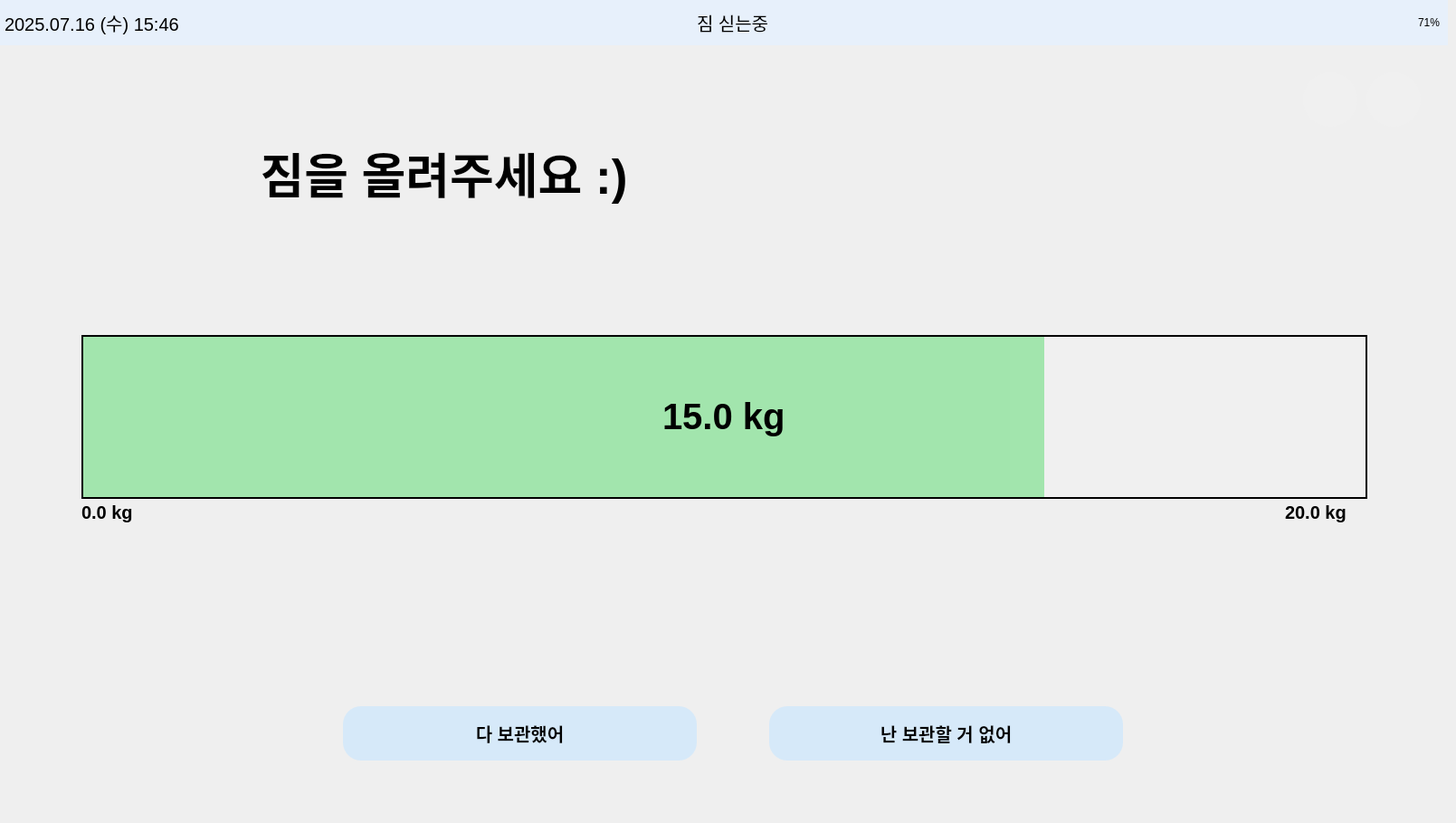
    <widget class="QWidget" name="page_loading">
     <widget class="QFrame" name="topbar4">
      <property name="geometry">
       <rect>
        <x>0</x>
        <y>0</y>
        <width>1600</width>
        <height>50</height>
       </rect>
      </property>
      <property name="palette">
       <palette>
        <active>
         <colorrole role="Button">
          <brush brushstyle="SolidPattern">
           <color alpha="255">
            <red>231</red>
            <green>240</green>
            <blue>251</blue>
           </color>
          </brush>
         </colorrole>
         <colorrole role="Base">
          <brush brushstyle="SolidPattern">
           <color alpha="255">
            <red>231</red>
            <green>240</green>
            <blue>251</blue>
           </color>
          </brush>
         </colorrole>
         <colorrole role="Window">
          <brush brushstyle="SolidPattern">
           <color alpha="255">
            <red>231</red>
            <green>240</green>
            <blue>251</blue>
           </color>
          </brush>
         </colorrole>
        </active>
        <inactive>
         <colorrole role="Button">
          <brush brushstyle="SolidPattern">
           <color alpha="255">
            <red>231</red>
            <green>240</green>
            <blue>251</blue>
           </color>
          </brush>
         </colorrole>
         <colorrole role="Base">
          <brush brushstyle="SolidPattern">
           <color alpha="255">
            <red>231</red>
            <green>240</green>
            <blue>251</blue>
           </color>
          </brush>
         </colorrole>
         <colorrole role="Window">
          <brush brushstyle="SolidPattern">
           <color alpha="255">
            <red>231</red>
            <green>240</green>
            <blue>251</blue>
           </color>
          </brush>
         </colorrole>
        </inactive>
        <disabled>
         <colorrole role="Button">
          <brush brushstyle="SolidPattern">
           <color alpha="255">
            <red>231</red>
            <green>240</green>
            <blue>251</blue>
           </color>
          </brush>
         </colorrole>
         <colorrole role="Base">
          <brush brushstyle="SolidPattern">
           <color alpha="255">
            <red>231</red>
            <green>240</green>
            <blue>251</blue>
           </color>
          </brush>
         </colorrole>
         <colorrole role="Window">
          <brush brushstyle="SolidPattern">
           <color alpha="255">
            <red>231</red>
            <green>240</green>
            <blue>251</blue>
           </color>
          </brush>
         </colorrole>
        </disabled>
       </palette>
      </property>
      <property name="styleSheet">
       <string>background-color: #e7f0fb;</string>
      </property>
      <widget class="QLabel" name="label_datetime4">
       <property name="geometry">
        <rect>
         <x>5</x>
         <y>0</y>
         <width>331</width>
         <height>50</height>
        </rect>
       </property>
       <property name="font">
        <font>
         <pointsize>15</pointsize>
        </font>
       </property>
       <property name="text">
        <string>2025.07.16 (수) 15:46</string>
       </property>
      </widget>
      <widget class="QLabel" name="label_battery4">
       <property name="geometry">
        <rect>
         <x>1470</x>
         <y>0</y>
         <width>121</width>
         <height>50</height>
        </rect>
       </property>
       <property name="text">
        <string>71%</string>
       </property>
       <property name="alignment">
        <set>Qt::AlignRight|Qt::AlignTrailing|Qt::AlignVCenter</set>
       </property>
      </widget>
      <widget class="QLabel" name="label_status4">
       <property name="geometry">
        <rect>
         <x>770</x>
         <y>0</y>
         <width>141</width>
         <height>50</height>
        </rect>
       </property>
       <property name="font">
        <font>
         <pointsize>15</pointsize>
         <weight>50</weight>
         <bold>false</bold>
        </font>
       </property>
       <property name="text">
        <string>짐 싣는중</string>
       </property>
      </widget>
      <widget class="QLabel" name="label_image4">
       <property name="geometry">
        <rect>
         <x>690</x>
         <y>0</y>
         <width>71</width>
         <height>50</height>
        </rect>
       </property>
       <property name="text">
        <string/>
       </property>
       <property name="pixmap">
        <pixmap>icon/짐 싣는중.png</pixmap>
       </property>
       <property name="scaledContents">
        <bool>true</bool>
       </property>
      </widget>
     </widget>
     <widget class="QLabel" name="label_end_load4">
      <property name="geometry">
       <rect>
        <x>-10</x>
        <y>100</y>
        <width>1001</width>
        <height>181</height>
       </rect>
      </property>
      <property name="font">
       <font>
        <pointsize>40</pointsize>
        <weight>75</weight>
        <bold>true</bold>
       </font>
      </property>
      <property name="text">
       <string>짐을 올려주세요 :)</string>
      </property>
      <property name="alignment">
       <set>Qt::AlignCenter</set>
      </property>
     </widget>
     <widget class="QPushButton" name="btn_back4">
      <property name="geometry">
       <rect>
        <x>1510</x>
        <y>80</y>
        <width>60</width>
        <height>60</height>
       </rect>
      </property>
      <property name="palette">
       <palette>
        <active>
         <colorrole role="Button">
          <brush brushstyle="SolidPattern">
           <color alpha="255">
            <red>240</red>
            <green>240</green>
            <blue>240</blue>
           </color>
          </brush>
         </colorrole>
         <colorrole role="Base">
          <brush brushstyle="SolidPattern">
           <color alpha="255">
            <red>240</red>
            <green>240</green>
            <blue>240</blue>
           </color>
          </brush>
         </colorrole>
         <colorrole role="Window">
          <brush brushstyle="SolidPattern">
           <color alpha="255">
            <red>240</red>
            <green>240</green>
            <blue>240</blue>
           </color>
          </brush>
         </colorrole>
        </active>
        <inactive>
         <colorrole role="Button">
          <brush brushstyle="SolidPattern">
           <color alpha="255">
            <red>240</red>
            <green>240</green>
            <blue>240</blue>
           </color>
          </brush>
         </colorrole>
         <colorrole role="Base">
          <brush brushstyle="SolidPattern">
           <color alpha="255">
            <red>240</red>
            <green>240</green>
            <blue>240</blue>
           </color>
          </brush>
         </colorrole>
         <colorrole role="Window">
          <brush brushstyle="SolidPattern">
           <color alpha="255">
            <red>240</red>
            <green>240</green>
            <blue>240</blue>
           </color>
          </brush>
         </colorrole>
        </inactive>
        <disabled>
         <colorrole role="Button">
          <brush brushstyle="SolidPattern">
           <color alpha="255">
            <red>240</red>
            <green>240</green>
            <blue>240</blue>
           </color>
          </brush>
         </colorrole>
         <colorrole role="Base">
          <brush brushstyle="SolidPattern">
           <color alpha="255">
            <red>240</red>
            <green>240</green>
            <blue>240</blue>
           </color>
          </brush>
         </colorrole>
         <colorrole role="Window">
          <brush brushstyle="SolidPattern">
           <color alpha="255">
            <red>240</red>
            <green>240</green>
            <blue>240</blue>
           </color>
          </brush>
         </colorrole>
        </disabled>
       </palette>
      </property>
      <property name="styleSheet">
       <string notr="true">QPushButton {
    border: none;
    border-radius: 30px;
    background-color: #F0F0F0;
}</string>
      </property>
      <property name="text">
       <string/>
      </property>
      <property name="icon">
       <iconset>
        <normaloff>icon/back.png</normaloff>icon/back.png</iconset>
      </property>
      <property name="iconSize">
       <size>
        <width>40</width>
        <height>40</height>
       </size>
      </property>
     </widget>
     <widget class="QPushButton" name="btn_home4">
      <property name="geometry">
       <rect>
        <x>1440</x>
        <y>80</y>
        <width>60</width>
        <height>60</height>
       </rect>
      </property>
      <property name="palette">
       <palette>
        <active>
         <colorrole role="Button">
          <brush brushstyle="SolidPattern">
           <color alpha="255">
            <red>240</red>
            <green>240</green>
            <blue>240</blue>
           </color>
          </brush>
         </colorrole>
         <colorrole role="Base">
          <brush brushstyle="SolidPattern">
           <color alpha="255">
            <red>240</red>
            <green>240</green>
            <blue>240</blue>
           </color>
          </brush>
         </colorrole>
         <colorrole role="Window">
          <brush brushstyle="SolidPattern">
           <color alpha="255">
            <red>240</red>
            <green>240</green>
            <blue>240</blue>
           </color>
          </brush>
         </colorrole>
        </active>
        <inactive>
         <colorrole role="Button">
          <brush brushstyle="SolidPattern">
           <color alpha="255">
            <red>240</red>
            <green>240</green>
            <blue>240</blue>
           </color>
          </brush>
         </colorrole>
         <colorrole role="Base">
          <brush brushstyle="SolidPattern">
           <color alpha="255">
            <red>240</red>
            <green>240</green>
            <blue>240</blue>
           </color>
          </brush>
         </colorrole>
         <colorrole role="Window">
          <brush brushstyle="SolidPattern">
           <color alpha="255">
            <red>240</red>
            <green>240</green>
            <blue>240</blue>
           </color>
          </brush>
         </colorrole>
        </inactive>
        <disabled>
         <colorrole role="Button">
          <brush brushstyle="SolidPattern">
           <color alpha="255">
            <red>240</red>
            <green>240</green>
            <blue>240</blue>
           </color>
          </brush>
         </colorrole>
         <colorrole role="Base">
          <brush brushstyle="SolidPattern">
           <color alpha="255">
            <red>240</red>
            <green>240</green>
            <blue>240</blue>
           </color>
          </brush>
         </colorrole>
         <colorrole role="Window">
          <brush brushstyle="SolidPattern">
           <color alpha="255">
            <red>240</red>
            <green>240</green>
            <blue>240</blue>
           </color>
          </brush>
         </colorrole>
        </disabled>
       </palette>
      </property>
      <property name="styleSheet">
       <string notr="true">QPushButton {
    border: none;
    border-radius: 30px;
    background-color: #F0F0F0;
}</string>
      </property>
      <property name="text">
       <string/>
      </property>
      <property name="icon">
       <iconset>
        <normaloff>icon/home.png</normaloff>icon/home.png</iconset>
      </property>
      <property name="iconSize">
       <size>
        <width>40</width>
        <height>40</height>
       </size>
      </property>
     </widget>
     <widget class="QProgressBar" name="weight_bar4">
      <property name="geometry">
       <rect>
        <x>90</x>
        <y>370</y>
        <width>1421</width>
        <height>181</height>
       </rect>
      </property>
      <property name="font">
       <font>
        <pointsize>30</pointsize>
        <weight>75</weight>
        <bold>true</bold>
       </font>
      </property>
      <property name="styleSheet">
       <string notr="true">QProgressBar {
    border: 2px solid #000000;         /* 테두리: 불투명 회색 */
    background-color: #F0F0F0;         /* 배경: 불투명 연회색 */
    text-align: center;                /* 텍스트 중앙 정렬 */
}

QProgressBar::chunk {
    background-color: rgba(129, 224, 144, 180);  /* 초록색 chunk만 반투명 */
}
</string>
      </property>
      <property name="maximum">
       <number>20000</number>
      </property>
      <property name="value">
       <number>15000</number>
      </property>
      <property name="format">
       <string>15.0 kg</string>
      </property>
     </widget>
     <widget class="QLabel" name="label_min_weight4">
      <property name="geometry">
       <rect>
        <x>90</x>
        <y>540</y>
        <width>81</width>
        <height>51</height>
       </rect>
      </property>
      <property name="font">
       <font>
        <pointsize>15</pointsize>
        <weight>75</weight>
        <bold>true</bold>
       </font>
      </property>
      <property name="text">
       <string>0.0 kg</string>
      </property>
     </widget>
     <widget class="QLabel" name="label_max_weight4">
      <property name="geometry">
       <rect>
        <x>1420</x>
        <y>540</y>
        <width>91</width>
        <height>51</height>
       </rect>
      </property>
      <property name="font">
       <font>
        <pointsize>15</pointsize>
        <weight>75</weight>
        <bold>true</bold>
       </font>
      </property>
      <property name="text">
       <string>20.0 kg</string>
      </property>
     </widget>
     <widget class="QPushButton" name="btn_end_loading4">
      <property name="geometry">
       <rect>
        <x>379</x>
        <y>780</y>
        <width>391</width>
        <height>60</height>
       </rect>
      </property>
      <property name="font">
       <font>
        <pointsize>-1</pointsize>
        <weight>75</weight>
        <bold>true</bold>
       </font>
      </property>
      <property name="styleSheet">
       <string notr="true">QPushButton {
    background-color: #d6e9f9;
    border: none;
    border-radius: 20px;  /* 숫자 키울수록 더 둥글게 */
    padding: 8px 16px;    /* 내부 여백 */
    font-size: 20px;      /* 글자 크기(선택사항) */
}
</string>
      </property>
      <property name="text">
       <string>다 보관했어</string>
      </property>
     </widget>
     <widget class="QPushButton" name="btn_deny_load4">
      <property name="geometry">
       <rect>
        <x>850</x>
        <y>780</y>
        <width>391</width>
        <height>60</height>
       </rect>
      </property>
      <property name="font">
       <font>
        <pointsize>-1</pointsize>
        <weight>75</weight>
        <bold>true</bold>
       </font>
      </property>
      <property name="styleSheet">
       <string notr="true">QPushButton {
    background-color: #d6e9f9;
    border: none;
    border-radius: 20px;  /* 숫자 키울수록 더 둥글게 */
    padding: 8px 16px;    /* 내부 여백 */
    font-size: 20px;      /* 글자 크기(선택사항) */
}
</string>
      </property>
      <property name="text">
       <string>난 보관할 거 없어</string>
      </property>
     </widget>
     <widget class="QLabel" name="label_background4">
      <property name="geometry">
       <rect>
        <x>0</x>
        <y>50</y>
        <width>1600</width>
        <height>850</height>
       </rect>
      </property>
      <property name="sizePolicy">
       <sizepolicy hsizetype="Ignored" vsizetype="Preferred">
        <horstretch>0</horstretch>
        <verstretch>0</verstretch>
       </sizepolicy>
      </property>
      <property name="text">
       <string/>
      </property>
      <property name="pixmap">
       <pixmap>icon/background.jpeg</pixmap>
      </property>
      <property name="scaledContents">
       <bool>true</bool>
      </property>
     </widget>
     <zorder>label_background4</zorder>
     <zorder>topbar4</zorder>
     <zorder>label_end_load4</zorder>
     <zorder>btn_back4</zorder>
     <zorder>btn_home4</zorder>
     <zorder>label_min_weight4</zorder>
     <zorder>label_max_weight4</zorder>
     <zorder>btn_end_loading4</zorder>
     <zorder>btn_deny_load4</zorder>
     <zorder>weight_bar4</zorder>
    </widget>
